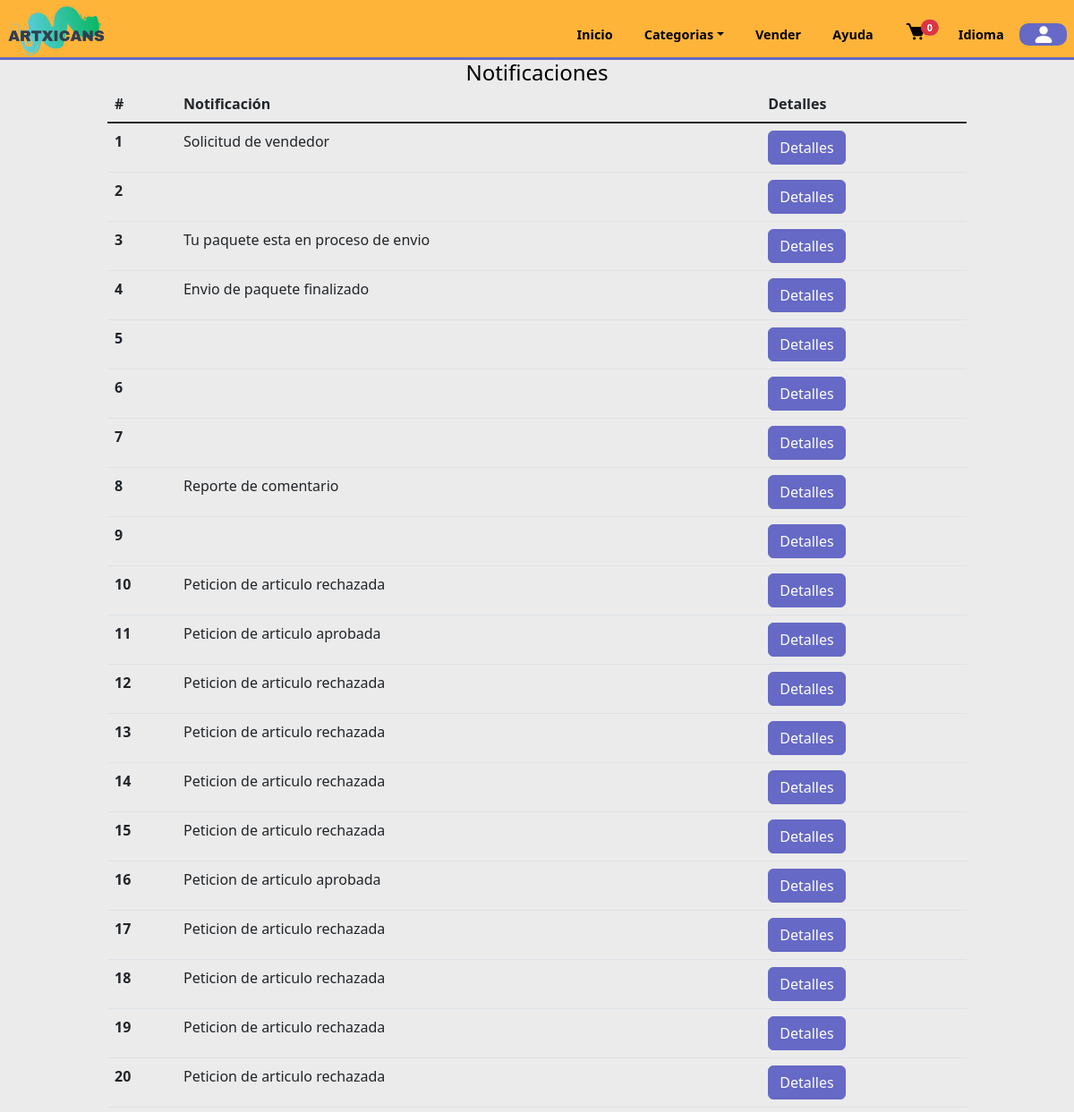
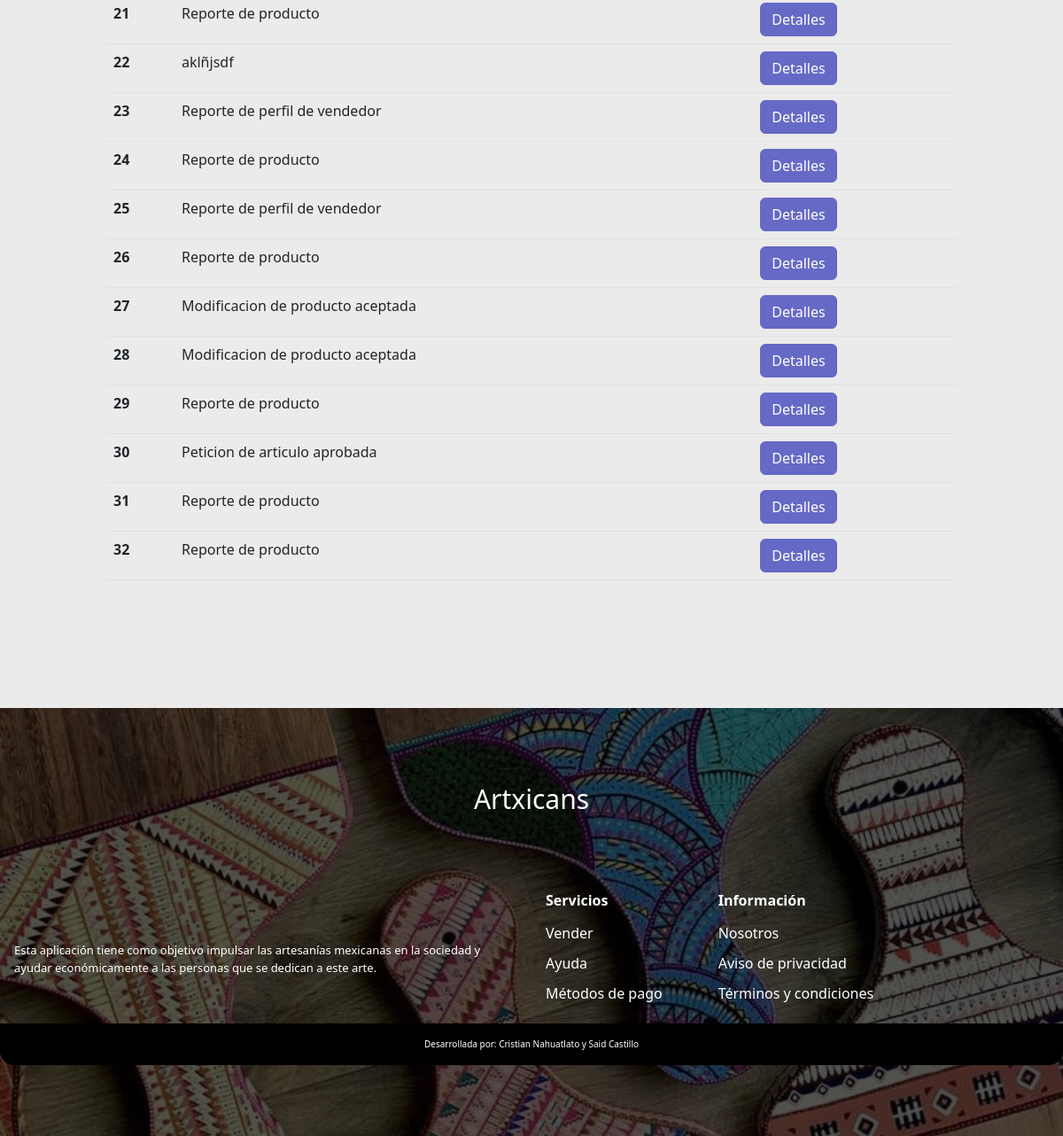
Screenshot of /notifications.php (signed in) with the database file from the repository (2 pictures, top to bottom).
### tables this page shows
CREATE TABLE `notifications` (
  `id_notif` int(11) NOT NULL,
  `titulo` varchar(200) NOT NULL,
  `notification` varchar(1000) NOT NULL,
  `tipo` int(1) NOT NULL,
  `ID_registro` int(11) DEFAULT NULL
);

### notifications.php (the view, shortened to what this page needs)
<?php
    include('./global/conexion.php');
    include('./templates/cabecera.php');
?>
    <section class="notifications">
        <h2 align="center">Notificaciones</h2>
        <div class="table-notifications table-responsive">
        <table class="table">
  <thead>
    <tr>
      <th scope="col">#</th>
      <th scope="col">Notificación</th>
      <th scope="col">Detalles</th>
    </tr>
  </thead>
  <tbody class="table-group-divider">
    <?php
        $id_user = $_SESSION['id'];
        $query = mysqli_query($conn,"SELECT * FROM notifications WHERE ID_registro = $id_user ");
        while($data = mysqli_fetch_array($query)){
   ?>
    <tr>
       <?php
        foreach ($query as $key => $value){
           if(!isset($counter))
           {
               $counter = 0;
           }
           $counter++;
        ?>
      <th scope="row"><?php
      echo $counter; ?> </th>
      <td><?php echo $value['titulo']?></td>
      <td><button type="button" class="btn btn-info"  data-bs-toggle="modal" data-bs-target="#ModalNotif<?php echo $value['id_notif']?>">Detalles</button></td>
    </tr>
    <?php }}?>
  </tbody>
</table>
        </div>
    </section>
<?php
    include('./templates/pie.php');
?>

### styles/home/products.css (style rules this page uses)
.btn-info { --bs-btn-color: var(--bs-white); --bs-btn-bg: var(--second-alpha-color); --bs-btn-border-color: var(--second-alpha-color); --bs-btn-hover-color: var(--bs-white); --bs-btn-hover-bg: #787bc8; --bs-btn-hover-border-color:var(--second-alpha-color) ; --bs-btn-focus-shadow-rgb: var(--bd-violet-rgb); --bs-btn-active-color: var(--bs-btn-hover-color); --bs-btn-active-bg: var(--second-alpha-color); --bs-btn-active-border-color: var(--second-alpha-color); --bs-btn-disabled-color:rgb(57, 55, 55); --bs-btn-disabled-bg: #a7a9ea; --bs-btn-disabled-border-color: #787bc8; }

### styles/home/main.css (style rules this page uses)
body { top:0px !important; }

### styles/pages/profile.css (style rules this page uses)
.table-notifications { width: 95vw; margin: 0 auto; }
@media screen and (min-width:768px) { .table-notifications { width: 80vw; } }

### index.css (style rules this page uses)
:root { --first-color: #feb439; --first-alpha-color: #FDD100; --second-color: #7D3C98; --second-alpha-color: #6669c5; --black-color: black; --white-color: white; --black-alpha-color: rgba(0,0,0,0.5); --white-alpha-color: rgba(255,255,255,0.5); --opacity-color: rgba(8,75,138,0.7); --font: "RaleWay",sans-serif; --max-width: 1200px; --header-height: 4.7rem; --link-color: #509ee3; --card-bg:rgb(225,225,235); --card-hover:rgb(255,255,255); }
* { padding:0; margin:0; -webkit-box-sizing: border-box; -moz-box-sizing: border-box; box-sizing: border-box; }
html { box-sizing: border-box; font-family: var(--font); font-size: 16px; scroll-behavior: smooth; }
*, *::after, *::before { box-sizing: inherit; }
body { margin: 0; overflow-x: hidden; color: var(--black-color); background-color: rgb(235, 235, 235);; }
h2 { margin: 0; font-size: 1.5rem; }

### helpers/loader.php (style rules this page uses)
*,*:after,*:before { margin:0; padding:0; -webkit-box-sizing:border-box; -moz-box-sizing:border-box; box-sizing:border-box; }

### rows the page displays
notifications: counter "1", titulo "Solicitud de vendedor"
notifications: counter "2"
notifications: counter "3", titulo "Tu paquete esta en proceso de envio"
notifications: counter "4", titulo "Envio de paquete finalizado"
notifications: counter "5"
notifications: counter "6"
notifications: counter "7"
notifications: counter "8", titulo "Reporte de comentario"
notifications: counter "9"
notifications: counter "10", titulo "Peticion de articulo rechazada"
notifications: counter "11", titulo "Peticion de articulo aprobada"
notifications: counter "12", titulo "Peticion de articulo rechazada"
notifications: counter "13", titulo "Peticion de articulo rechazada"
notifications: counter "14", titulo "Peticion de articulo rechazada"
notifications: counter "15", titulo "Peticion de articulo rechazada"
notifications: counter "16", titulo "Peticion de articulo aprobada"
notifications: counter "17", titulo "Peticion de articulo rechazada"
notifications: counter "18", titulo "Peticion de articulo rechazada"
notifications: counter "19", titulo "Peticion de articulo rechazada"
notifications: counter "20", titulo "Peticion de articulo rechazada"
notifications: counter "21", titulo "Reporte de producto"
notifications: counter "22", titulo "aklñjsdf"
notifications: counter "23", titulo "Reporte de perfil de vendedor"
notifications: counter "24", titulo "Reporte de producto"
notifications: counter "25", titulo "Reporte de perfil de vendedor"
notifications: counter "26", titulo "Reporte de producto"
notifications: counter "27", titulo "Modificacion de producto aceptada"
notifications: counter "28", titulo "Modificacion de producto aceptada"
notifications: counter "29", titulo "Reporte de producto"
notifications: counter "30", titulo "Peticion de articulo aprobada"
notifications: counter "31", titulo "Reporte de producto"
notifications: counter "32", titulo "Reporte de producto"
